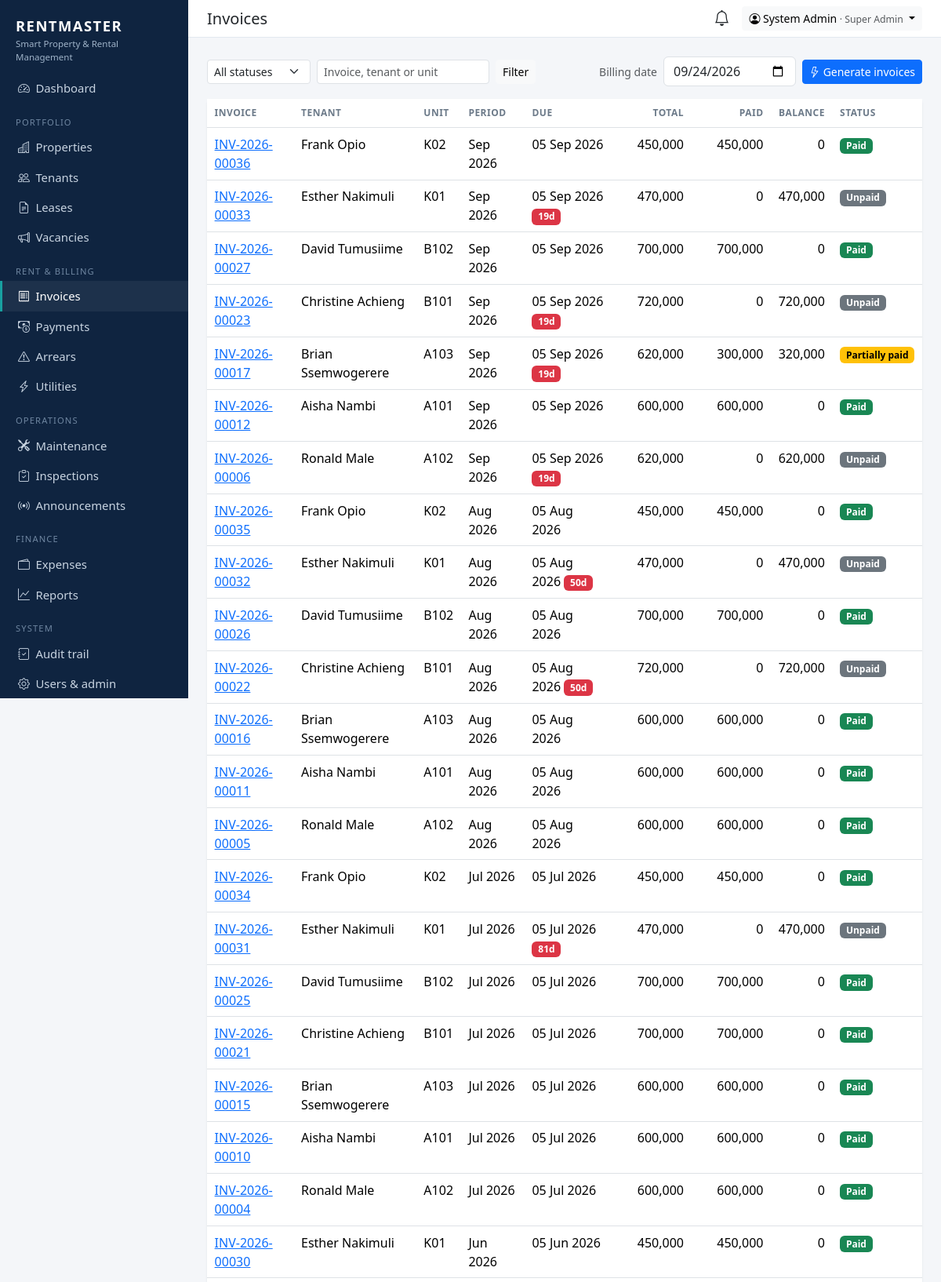
The page /billing/invoices/ (signed in, upper part) on the database its author committed.
### apps/accounts/models.py (models this page shows, shortened)
class User(AbstractUser):
    role = models.CharField(max_length=20, choices=Role.choices, default=Role.TENANT)
    phone = models.CharField(max_length=20, blank=True)
    totp_secret = models.CharField(max_length=64, blank=True, editable=False)
    totp_enabled = models.BooleanField("Two-factor authentication", default=False, editable=False)
    def __str__(self):
        return self.get_full_name() or self.username

### apps/billing/models.py (models this page shows, shortened)
class Invoice(models.Model):
    class Status(models.TextChoices):
        UNPAID = "UNPAID", "Unpaid"
        PARTIAL = "PARTIAL", "Partially paid"
        PAID = "PAID", "Paid"
        CANCELLED = "CANCELLED", "Cancelled"
    number = models.CharField(max_length=30, unique=True, editable=False)
    lease = models.ForeignKey(Lease, on_delete=models.PROTECT, related_name="invoices")
    period_start = models.DateField()
    period_end = models.DateField()
    issue_date = models.DateField(default=date.today)
    due_date = models.DateField()
    total = models.DecimalField(max_digits=12, decimal_places=0, default=0, editable=False)
    amount_paid = models.DecimalField(max_digits=12, decimal_places=0, default=0, editable=False)
    status = models.CharField(max_length=10, choices=Status.choices, default=Status.UNPAID)
    notes = models.TextField(blank=True)
    created_at = models.DateTimeField(auto_now_add=True)
    class Meta:
        ordering = ["-issue_date", "-number"]
        constraints = [
            models.UniqueConstraint(
                fields=["lease", "period_start"],
                condition=~models.Q(status="CANCELLED"),
                name="one_live_invoice_per_lease_period",
            )
        ]
    @property
    def balance(self):
        return max(self.total - self.amount_paid, Decimal(0))
    @property
    def is_overdue(self):
        return self.status in (self.Status.UNPAID, self.Status.PARTIAL) and date.today() > self.due_date
    @property
    def days_overdue(self):
        return max((date.today() - self.due_date).days, 0) if self.is_overdue else 0

### apps/tenants/models.py (models this page shows, shortened)
class Lease(models.Model):
    class Frequency(models.TextChoices):
        MONTHLY = "MONTHLY", "Monthly"
        QUARTERLY = "QUARTERLY", "Quarterly"
        BIANNUAL = "BIANNUAL", "Every 6 months"
        ANNUAL = "ANNUAL", "Annually"
    class Status(models.TextChoices):
        DRAFT = "DRAFT", "Draft"
        ACTIVE = "ACTIVE", "Active"
        EXPIRED = "EXPIRED", "Expired"
        TERMINATED = "TERMINATED", "Terminated"
    MONTHS_PER_PERIOD = {"MONTHLY": 1, "QUARTERLY": 3, "BIANNUAL": 6, "ANNUAL": 12}
    tenant = models.ForeignKey(Tenant, on_delete=models.PROTECT, related_name="leases")
    unit = models.ForeignKey(Unit, on_delete=models.PROTECT, related_name="leases")
    start_date = models.DateField()
    end_date = models.DateField()
    monthly_rent = models.DecimalField(max_digits=12, decimal_places=0)
    security_deposit = models.DecimalField(max_digits=12, decimal_places=0, default=0)
    payment_frequency = models.CharField(max_length=10, choices=Frequency.choices, default=Frequency.MONTHLY)
    due_day = models.PositiveSmallIntegerField(default=1, help_text="Day of month rent is due (1-28)")
    grace_period_days = models.PositiveSmallIntegerField(default=5)
    late_fee = models.DecimalField(max_digits=12, decimal_places=0, default=0, help_text="Flat fee once grace period ends")
    status = models.CharField(max_length=12, choices=Status.choices, default=Status.ACTIVE)
    agreement = models.FileField(upload_to="leases/", blank=True, storage=private_storage, validators=[DOC_EXTS])
    notes = models.TextField(blank=True)
    created_at = models.DateTimeField(auto_now_add=True)
    class Meta:
        ordering = ["-start_date"]

class Tenant(models.Model):
    tenant_id = models.CharField(max_length=20, unique=True, editable=False)
    user = models.OneToOneField(
        settings.AUTH_USER_MODEL, null=True, blank=True, on_delete=models.SET_NULL,
        related_name="tenant_profile", help_text="Portal login (optional)",
    )
    full_name = models.CharField(max_length=150)
    phone = models.CharField(max_length=20, help_text="e.g. +256772000000")
    email = models.EmailField(blank=True)
    national_id = models.CharField("National ID / Passport No.", max_length=40, blank=True)
    occupation = models.CharField(max_length=100, blank=True)
    current_address = models.CharField(max_length=200, blank=True)
    emergency_contact_name = models.CharField(max_length=150, blank=True)
    emergency_contact_phone = models.CharField(max_length=20, blank=True)
    photo = models.FileField(upload_to="tenants/", blank=True, storage=private_storage, validators=[IMAGE_EXTS])
    registered_by = models.ForeignKey(settings.AUTH_USER_MODEL, null=True, blank=True, on_delete=models.SET_NULL,
                                      related_name="+", editable=False)
    created_at = models.DateTimeField(auto_now_add=True)
    class Meta:
        ordering = ["full_name"]

### apps/properties/models.py (models this page shows, shortened)
class Unit(models.Model):
    class Type(models.TextChoices):
        SINGLE = "SINGLE", "Single room"
        DOUBLE = "DOUBLE", "Double room"
        STUDIO = "STUDIO", "Studio"
        ONE_BED = "1BR", "1 bedroom"
        TWO_BED = "2BR", "2 bedroom"
        THREE_BED = "3BR", "3 bedroom"
        SHOP = "SHOP", "Shop"
        OFFICE = "OFFICE", "Office"
    class Status(models.TextChoices):
        AVAILABLE = "AVAILABLE", "Available"
        RESERVED = "RESERVED", "Reserved"
        OCCUPIED = "OCCUPIED", "Occupied"
        MAINTENANCE = "MAINTENANCE", "Under maintenance"
        VACANT = "VACANT", "Vacant"
    building = models.ForeignKey(Building, on_delete=models.CASCADE, related_name="units")
    number = models.CharField(max_length=20)
    unit_type = models.CharField(max_length=10, choices=Type.choices, default=Type.ONE_BED)
    monthly_rent = models.DecimalField(max_digits=12, decimal_places=0)
    security_deposit = models.DecimalField(max_digits=12, decimal_places=0, default=0)
    status = models.CharField(max_length=15, choices=Status.choices, default=Status.AVAILABLE)
    electricity_meter = models.CharField(max_length=40, blank=True)
    water_meter = models.CharField(max_length=40, blank=True)
    photo = models.FileField(upload_to="units/", blank=True, validators=[IMAGE_EXTS])
    notes = models.TextField(blank=True)
    class Meta:
        ordering = ["building", "number"]
        unique_together = [("building", "number")]
    property = property(lambda self: self.building.property)

### apps/billing/views.py (the view)
# urls.py: path("invoices/", views.invoice_list, name="invoice_list"),
@role_required(*VIEW_ROLES)
def invoice_list(request):
    invoices = invoices_for(request.user).select_related("lease__tenant", "lease__unit__building__property")
    status = request.GET.get("status", "")
    if status == "OVERDUE":
        invoices = invoices.filter(status__in=[Invoice.Status.UNPAID, Invoice.Status.PARTIAL], due_date__lt=date.today())
    elif status:
        invoices = invoices.filter(status=status)
    q = request.GET.get("q", "").strip()
    if q:
        invoices = invoices.filter(Q(number__icontains=q) | Q(lease__tenant__full_name__icontains=q) | Q(lease__unit__number__icontains=q))
    totals = invoices.aggregate(total=Sum("total"), paid=Sum("amount_paid"))
    return render(request, "billing/invoice_list.html", {
        "invoices": invoices[:500], "status": status, "q": q, "totals": totals,
        "statuses": Invoice.Status.choices + [("OVERDUE", "Overdue")],
        "generate_form": GenerateInvoicesForm(initial={"billing_date": date.today()}),
    })

### templates/billing/invoice_list.html (shortened to what this page needs)
{% extends "base.html" %}{% load rm %}
{% block heading %}Invoices{% endblock %}
{% block content %}
<div class="d-flex flex-wrap gap-2 mb-3 align-items-center">
  <form class="d-flex gap-2" method="get">
    <select name="status" class="form-select form-select-sm" style="width:auto"><option value="">All statuses</option>
      {% for v, l in statuses %}<option value="{{ v }}" {% if v == status %}selected{% endif %}>{{ l }}</option>{% endfor %}</select>
    <input class="form-control form-control-sm" name="q" value="{{ q }}" placeholder="Invoice, tenant or unit">
    <button class="btn btn-sm btn-light">Filter</button>
  </form>
  {% if nav.is_finance %}
  <form method="post" action="{% url 'billing:invoice_generate' %}" class="d-flex gap-2 ms-auto align-items-center">
    {% csrf_token %}<label class="small text-muted text-nowrap">Billing date</label>{{ generate_form.billing_date }}
    <button class="btn btn-sm btn-primary text-nowrap"><i class="bi bi-lightning"></i> Generate invoices</button>
  </form>
  {% endif %}
</div>
<div class="card"><div class="card-body p-0">
  <table class="table table-hover mb-0">
    <thead><tr><th>Invoice</th>{% if not nav.is_tenant %}<th>Tenant</th>{% endif %}<th>Unit</th><th>Period</th><th>Due</th><th class="text-end">Total</th><th class="text-end">Paid</th><th class="text-end">Balance</th><th>Status</th></tr></thead>
    {% for inv in invoices %}
      <tr><td><a href="{% url 'billing:invoice_detail' inv.pk %}">{{ inv.number }}</a></td>
        {% if not nav.is_tenant %}<td>{{ inv.lease.tenant.full_name }}</td>{% endif %}
        <td>{{ inv.lease.unit.number }}</td><td>{{ inv.period_start|date:"M Y" }}</td>
        <td>{{ inv.due_date|date:"d M Y" }}{% if inv.is_overdue %} <span class="badge text-bg-danger">{{ inv.days_overdue }}d</span>{% endif %}</td>
        <td class="text-end">{{ inv.total|num }}</td><td class="text-end">{{ inv.amount_paid|num }}</td><td class="text-end">{{ inv.balance|num }}</td>
        <td>{% badge inv.status inv.get_status_display %}</td></tr>
    {% empty %}<tr><td colspan="9" class="text-muted p-3">No invoices.</td></tr>{% endfor %}
  </table>
</div></div>
{% endblock %}

### templates/base.html (shortened to what this page needs)
<!doctype html>
<html lang="en">
<head>
  <link href="https://cdn.jsdelivr.net/npm/bootstrap@5.3.3/dist/css/bootstrap.min.css" rel="stylesheet">
  <link href="https://cdn.jsdelivr.net/npm/bootstrap-icons@1.11.3/font/bootstrap-icons.min.css" rel="stylesheet">
</head>
<body>
{% if user.is_authenticated %}
{% with p=request.path %}
<nav class="rm-sidebar">
  <div class="brand">RENTMASTER<small>Smart Property &amp; Rental Management</small></div>
  <ul class="nav flex-column mt-2">
    <li><a class="nav-link {% if p == '/' %}active{% endif %}" href="{% url 'dashboard' %}"><i class="bi bi-speedometer2"></i>Dashboard</a></li>
    {% if nav.properties %}
    <li class="section">Portfolio</li>
    <li><a class="nav-link {% if '/properties/' in p %}active{% endif %}" href="{% url 'properties:list' %}"><i class="bi bi-buildings"></i>Properties</a></li>
    <li><a class="nav-link {% if p == '/tenants/' or '/tenants/new' in p %}active{% endif %}" href="{% url 'tenants:list' %}"><i class="bi bi-people"></i>Tenants</a></li>
    <li><a class="nav-link {% if '/leases/' in p %}active{% endif %}" href="{% url 'tenants:lease_list' %}"><i class="bi bi-file-earmark-text"></i>Leases</a></li>
    {% endif %}
    {% if nav.vacancies %}<li><a class="nav-link {% if '/vacancies/' in p %}active{% endif %}" href="{% url 'vacancies:listing_list' %}"><i class="bi bi-megaphone"></i>Vacancies</a></li>{% endif %}
    {% if nav.billing %}
    <li class="section">{% if nav.is_tenant %}My account{% else %}Rent &amp; billing{% endif %}</li>
    <li><a class="nav-link {% if '/invoices/' in p %}active{% endif %}" href="{% url 'billing:invoice_list' %}"><i class="bi bi-receipt"></i>Invoices</a></li>
    <li><a class="nav-link {% if '/payments/' in p %}active{% endif %}" href="{% url 'billing:payment_list' %}"><i class="bi bi-cash-coin"></i>Payments</a></li>
    {% endif %}
    {% if nav.arrears %}<li><a class="nav-link {% if '/arrears/' in p %}active{% endif %}" href="{% url 'billing:arrears' %}"><i class="bi bi-exclamation-triangle"></i>Arrears</a></li>{% endif %}
    {% if nav.utilities %}<li><a class="nav-link {% if '/utilities/' in p %}active{% endif %}" href="{% url 'billing:utility_list' %}"><i class="bi bi-lightning-charge"></i>Utilities</a></li>{% endif %}
    <li class="section">Operations</li>
    <li><a class="nav-link {% if '/maintenance/' in p %}active{% endif %}" href="{% url 'maintenance:list' %}"><i class="bi bi-tools"></i>Maintenance</a></li>
    {% if nav.inspections %}<li><a class="nav-link {% if '/inspections/' in p %}active{% endif %}" href="{% url 'inspections:list' %}"><i class="bi bi-clipboard-check"></i>Inspections</a></li>{% endif %}
    {% if nav.announce %}<li><a class="nav-link {% if '/announcements/' in p %}active{% endif %}" href="{% url 'announcement' %}"><i class="bi bi-broadcast"></i>Announcements</a></li>{% endif %}
    {% if nav.finance %}
    <li class="section">Finance</li>
    <li><a class="nav-link {% if '/expenses/' in p %}active{% endif %}" href="{% url 'finance:expense_list' %}"><i class="bi bi-wallet2"></i>Expenses</a></li>
    <li><a class="nav-link {% if '/reports/' in p %}active{% endif %}" href="{% url 'finance:report' %}"><i class="bi bi-graph-up"></i>Reports</a></li>
    {% endif %}
    {% if nav.audit or nav.admin %}<li class="section">System</li>{% endif %}
    {% if nav.audit %}<li><a class="nav-link {% if '/audit/' in p %}active{% endif %}" href="{% url 'audit_log' %}"><i class="bi bi-journal-check"></i>Audit trail</a></li>{% endif %}
    {% if nav.admin %}<li><a class="nav-link" href="{% url 'admin:index' %}"><i class="bi bi-gear"></i>Users &amp; admin</a></li>{% endif %}
  </ul>
</nav>
<div class="rm-main">
  <div class="rm-topbar d-flex align-items-center justify-content-between px-4 py-2 no-print">
    <h1 class="h5 mb-0">{% block heading %}{% endblock %}</h1>
    <div class="d-flex align-items-center gap-3">
      <a href="{% url 'notifications' %}" class="position-relative text-body" title="Notifications">
        <i class="bi bi-bell fs-5"></i>
      </a>
      <div class="dropdown">
        <button class="btn btn-sm btn-light dropdown-toggle" data-bs-toggle="dropdown">
          <i class="bi bi-person-circle"></i> {{ user }} <span class="text-muted small">· {{ user.get_role_display }}</span>
        </button>
      </div>
    </div>
  </div>
  <main class="p-4">
    {% block content %}{% endblock %}
  </main>
</div>
{% endwith %}
{% else %}
  {% block public %}{% endblock %}
{% endif %}
</body>
</html>

### rows shown on the page
User: first_name+last_name "System Admin", role "Super Admin"
Invoice: number "INV-2026-00036", lease.tenant.full_name "Frank Opio", lease.unit.number "K02", period_start "Sep 2026", due_date "05 Sep 2026", total|num "450,000", amount_paid|num "450,000", balance|num "0", status "Paid"
Invoice: number "INV-2026-00033", lease.tenant.full_name "Esther Nakimuli", lease.unit.number "K01", period_start "Sep 2026", due_date "05 Sep 2026", days_overdue "19", total|num "470,000", amount_paid|num "0", balance|num "470,000", status "Unpaid"
Invoice: number "INV-2026-00027", lease.tenant.full_name "David Tumusiime", lease.unit.number "B102", period_start "Sep 2026", due_date "05 Sep 2026", total|num "700,000", amount_paid|num "700,000", balance|num "0", status "Paid"
Invoice: number "INV-2026-00023", lease.tenant.full_name "Christine Achieng", lease.unit.number "B101", period_start "Sep 2026", due_date "05 Sep 2026", days_overdue "19", total|num "720,000", amount_paid|num "0", balance|num "720,000", status "Unpaid"
Invoice: number "INV-2026-00017", lease.tenant.full_name "Brian Ssemwogerere", lease.unit.number "A103", period_start "Sep 2026", due_date "05 Sep 2026", days_overdue "19", total|num "620,000", amount_paid|num "300,000", balance|num "320,000", status "Partially paid"
Invoice: number "INV-2026-00012", lease.tenant.full_name "Aisha Nambi", lease.unit.number "A101", period_start "Sep 2026", due_date "05 Sep 2026", total|num "600,000", amount_paid|num "600,000", balance|num "0", status "Paid"
Invoice: number "INV-2026-00006", lease.tenant.full_name "Ronald Male", lease.unit.number "A102", period_start "Sep 2026", due_date "05 Sep 2026", days_overdue "19", total|num "620,000", amount_paid|num "0", balance|num "620,000", status "Unpaid"
Invoice: number "INV-2026-00035", lease.tenant.full_name "Frank Opio", lease.unit.number "K02", period_start "Aug 2026", due_date "05 Aug 2026", total|num "450,000", amount_paid|num "450,000", balance|num "0", status "Paid"
Invoice: number "INV-2026-00032", lease.tenant.full_name "Esther Nakimuli", lease.unit.number "K01", period_start "Aug 2026", due_date "05 Aug 2026", days_overdue "50", total|num "470,000", amount_paid|num "0", balance|num "470,000", status "Unpaid"
Invoice: number "INV-2026-00026", lease.tenant.full_name "David Tumusiime", lease.unit.number "B102", period_start "Aug 2026", due_date "05 Aug 2026", total|num "700,000", amount_paid|num "700,000", balance|num "0", status "Paid"
Invoice: number "INV-2026-00022", lease.tenant.full_name "Christine Achieng", lease.unit.number "B101", period_start "Aug 2026", due_date "05 Aug 2026", days_overdue "50", total|num "720,000", amount_paid|num "0", balance|num "720,000", status "Unpaid"
Invoice: number "INV-2026-00016", lease.tenant.full_name "Brian Ssemwogerere", lease.unit.number "A103", period_start "Aug 2026", due_date "05 Aug 2026", total|num "600,000", amount_paid|num "600,000", balance|num "0", status "Paid"
Invoice: number "INV-2026-00011", lease.tenant.full_name "Aisha Nambi", lease.unit.number "A101", period_start "Aug 2026", due_date "05 Aug 2026", total|num "600,000", amount_paid|num "600,000", balance|num "0", status "Paid"
Invoice: number "INV-2026-00005", lease.tenant.full_name "Ronald Male", lease.unit.number "A102", period_start "Aug 2026", due_date "05 Aug 2026", total|num "600,000", amount_paid|num "600,000", balance|num "0", status "Paid"
Invoice: number "INV-2026-00034", lease.tenant.full_name "Frank Opio", lease.unit.number "K02", period_start "Jul 2026", due_date "05 Jul 2026", total|num "450,000", amount_paid|num "450,000", balance|num "0", status "Paid"
Invoice: number "INV-2026-00031", lease.tenant.full_name "Esther Nakimuli", lease.unit.number "K01", period_start "Jul 2026", due_date "05 Jul 2026", days_overdue "81", total|num "470,000", amount_paid|num "0", balance|num "470,000", status "Unpaid"
Invoice: number "INV-2026-00025", lease.tenant.full_name "David Tumusiime", lease.unit.number "B102", period_start "Jul 2026", due_date "05 Jul 2026", total|num "700,000", amount_paid|num "700,000", balance|num "0", status "Paid"
Invoice: number "INV-2026-00021", lease.tenant.full_name "Christine Achieng", lease.unit.number "B101", period_start "Jul 2026", due_date "05 Jul 2026", total|num "700,000", amount_paid|num "700,000", balance|num "0", status "Paid"
Invoice: number "INV-2026-00015", lease.tenant.full_name "Brian Ssemwogerere", lease.unit.number "A103", period_start "Jul 2026", due_date "05 Jul 2026", total|num "600,000", amount_paid|num "600,000", balance|num "0", status "Paid"
Invoice: number "INV-2026-00010", lease.tenant.full_name "Aisha Nambi", lease.unit.number "A101", period_start "Jul 2026", due_date "05 Jul 2026", total|num "600,000", amount_paid|num "600,000", balance|num "0", status "Paid"
Invoice: number "INV-2026-00004", lease.tenant.full_name "Ronald Male", lease.unit.number "A102", period_start "Jul 2026", due_date "05 Jul 2026", total|num "600,000", amount_paid|num "600,000", balance|num "0", status "Paid"
Invoice: number "INV-2026-00030", lease.tenant.full_name "Esther Nakimuli", lease.unit.number "K01", period_start "Jun 2026", due_date "05 Jun 2026", total|num "450,000", amount_paid|num "450,000", balance|num "0", status "Paid"
